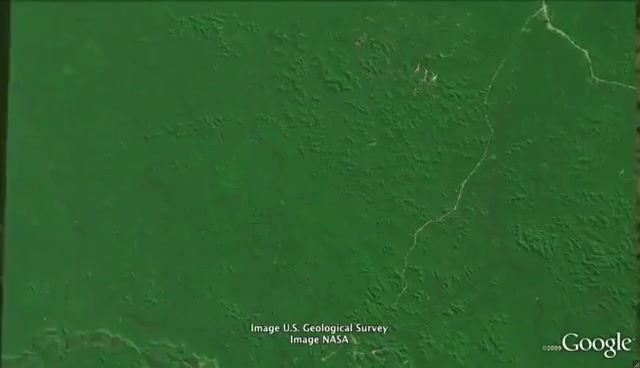
#> input picture Datasets/Deforestation/Large_Dataset/Unlabeled/Deforestation_0021.jpg, 640 x 368 px, given as the content of the folder s/FYPJune2023/datasets/deforestationLargeDataset/Unlabeled/1, which was not available
$ python main.py   (older library calls are emulated)
#> lines starting #> are read from the running program, lines starting #| are printed output that depends on the picture; after the words box and inside, x2 and y2 are one past the last pixel; in counts of white or black regions, pixels touching at a corner belong together; long printed decimals are rounded; pictures that were not available may be replaced by others from this repository, and a replacement may not be noted
import cv2
import numpy as np
import pandas as pd
import glob
from skimage.filters import roberts, sobel, scharr, prewitt
from matplotlib import pyplot as plt
from skimage.feature import graycomatrix, graycoprops
import time

df = pd.DataFrame()
df_Features = pd.DataFrame()

def readImagesFromFolder():
    dataset = []
    directoryPath = "C:/Users/user/PycharmProjects/FYPJune2023/datasets/"
    global datasetTypeOptionNumber
    datasetTypeOptionNumber = int(input("Enter 1 for Deforestation | 2 for Flood | 3 for Volcano: "))
#> the answer given: 1
    global datasetBatchNumber
    datasetBatchNumber = int(input("Enter 1 for 1st batch | 2 for 2nd batch | 3 for 3rd batch | 4 for 4th batch | 5 for 5th batch | 6 for test: "))
#> the answer given: 1

    if datasetTypeOptionNumber == 1:
        datasetType = "deforestationLargeDataset"
    elif datasetTypeOptionNumber == 2:
        datasetType = "floodLargeDataset"
    elif datasetTypeOptionNumber == 3:
        datasetType = "volcanoLargeDataset"
    else:
        print("Invalid Input")
        exit()

    print("The dataset batch number", str(datasetBatchNumber))
    print("The dataset batch number type", type(str(datasetBatchNumber)))
    filenames = glob.glob(directoryPath + datasetType + "/Unlabeled/" + str(datasetBatchNumber) + "/*.jpg")
    filenames.sort()
    print("filenames", filenames)
    for img in filenames:
        n = cv2.imread(img, 0)
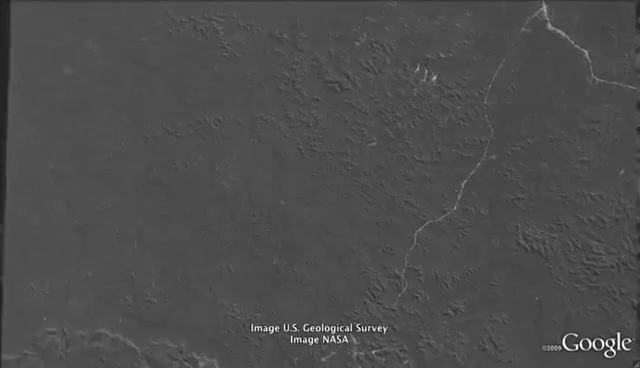
#> n: shape (368, 640); min 12, max 255, mean 76.5
        if n is not None:
            dataset.append(n)
    print("The length of the image dataset: ", len(dataset))
#| The length of the image dataset:  1
    return dataset

def normalize(image):
  normalizedImg = cv2.normalize(image, None, alpha = 0, beta = 255, norm_type = cv2.NORM_MINMAX)
  return normalizedImg

def calcHistogram(image):
    hist, edges, patches = plt.hist(image.ravel(), 256, [0, 256])
    return hist

def gaussianBlur(image):
    gaussian = cv2.GaussianBlur(image,(5,5),0)
    return gaussian

def findAverage(list):
    avg = sum(list)/len(list)
    return avg

#**********************************************************************************************************************
#Extracting features
G = 256 #NUmber of gray levels in an image

#Statistical features
def calc_Probability_Density(hist_i_value, size):
    return (hist_i_value/size)

def stat_Mean(i, prob_density):
    mean = (i * (prob_density))
    return mean

def stat_Features_Set1(i, mean, prob_density):
    avg_contrast = pow((i - mean), 2) * prob_density
    skewness_component = pow((i - mean), 3) * prob_density
    kurtosis_component = (pow((i - mean), 4) * prob_density) - 3
    energy = pow(prob_density, 2)
    return avg_contrast, skewness_component, kurtosis_component, energy

def calc_Stat_Features(img):
    stat_mean = 0
    stat_avg_contrast =0
    skewness_component=0
    kurtosis_component=0
    hist = calcHistogram(img)
    size = img.size
    for i in range(G):
        p_d = calc_Probability_Density(hist[i], size)
        stat_mean += stat_Mean(i, p_d)
    for i in range(G):
        p_d = calc_Probability_Density(hist[i], size)
        p1, p2, p3, p4 = stat_Features_Set1(i, stat_mean, p_d)
        stat_avg_contrast += p1  # variance^2 (avg_contrast)
        skewness_component += p2 #skewness_component
        kurtosis_component += p3 #kurtosis_component
    skewness = pow(stat_avg_contrast,(-3/2)) * skewness_component
    kurtosis = pow(stat_avg_contrast,(-4/2)) * kurtosis_component
    return stat_mean, stat_avg_contrast, skewness, kurtosis

def gaborFilter(img):
    num = 1
    fimg_list = []
    for theta in range(3):  # 0, 45, 90
        theta = theta / 4 * np.pi  # theta 0, 1/4, 1/2
        for theta_i in (theta - 10, theta - 5, theta):
            for sigma in (3, 5):
                for lamda in np.arange(np.pi / 2, np.pi, np.pi / 4):
                    for gamma in (0.05, 0.5):
                        gabor_label = 'Gabor' + str(num)
                        kernel = cv2.getGaborKernel((5, 5), sigma, theta_i, lamda, gamma, 0,
                                                    ktype=cv2.CV_32F)
                        fimg = cv2.filter2D(img, cv2.CV_8UC3, kernel)
                        filtered_img = fimg.reshape(-1)
                        df[gabor_label] = filtered_img
                        fimg_list.append(fimg)
                        num += 1
    return fimg_list

def cannyEdge(img):
    edges = cv2.Canny(img, 100, 200)
    edges2 = edges.reshape(-1)
    df['Canny edges'] = edges2
    return edges2

def edge_roberts(img):
    edge_robert = roberts(img)
    edge_robert2 = edge_robert.reshape(-1)
    df['Roberts'] = edge_robert2
    return edge_robert2

def edge_sobel(img):
    edge_sobel1 = sobel(img)
    edge_sobel2 = edge_sobel1.reshape(-1)
    df['Sobel'] = edge_sobel2
    return edge_sobel2

def edge_scharr(img):
    edge_scharr1 = scharr(img)
    edge_scharr2 = edge_scharr1.reshape(-1)
    df['Scharr'] = edge_scharr2
    return edge_scharr2

def edge_prewitt(img):
    edge_prewitt1 = prewitt(img)
    edge_prewitt2 = edge_prewitt1.reshape(-1)
    df['Prewitt'] = edge_prewitt2
    return edge_prewitt2

def glcmFeatures(img):
    glcm = graycomatrix(img, distances=[5], angles=[0], levels=256, symmetric=True, normed=True)
    diss_sim = (graycoprops(glcm, 'dissimilarity')[0, 0])
    corr = (graycoprops(glcm, 'correlation')[0, 0])
    homogen = (graycoprops(glcm, 'homogeneity')[0, 0])
    energy = (graycoprops(glcm, 'energy')[0, 0])
    contrast = (graycoprops(glcm, 'contrast')[0, 0])
    return diss_sim, corr, homogen, energy, contrast

if __name__ == '__main__':

    images = readImagesFromFolder()
#> images = 1 item
    contrast_stretched_image_list = []
    num_CS = 0
    Canny_Edges_list = []
    Edge_Roberts_List = []
    Edge_Sobel_List = []
    Edge_Scharr_List = []
    Edge_Prewitt_List = []
    Gaussian_img1_List = []
    Gaussian_img3_List = []
    Variance_list = []
    Stat_Mean_List = []
    Stat_Avg_Contrast_List = []
    Stat_Skewness_List = []
    Stat_Kurtosis_List = []
    Stat_Entropy_List = []
    Gabor_Individual_List = []
    GLCM_diss_sim_List = []
    GLCM_corr_List = []
    GLCM_homogen_List = []
    GLCM_energy_List = []
    GLCM_contrast_List = []

    if datasetTypeOptionNumber == 1:
        crop_y = images[0].shape[0] - 40
#> crop_y = 328
        crop_x = images[0].shape[1]
#> crop_x = 640
        check_crop = 0
    elif datasetTypeOptionNumber == 2:
        crop_y = images[0].shape[0] - 30
        crop_x = images[0].shape[1]
    elif datasetTypeOptionNumber == 3:
        crop_y = 25
        crop_x = images[0].shape[1]

    startTime_1 = time.time()
    for img in images:

        print("length of images list, ", len(images))

        if datasetTypeOptionNumber == 1:
            cropped_image = img[0:crop_y, 0:crop_x]
        elif datasetTypeOptionNumber == 2:
            cropped_image = img[0:crop_y, 0:crop_x]
        elif datasetTypeOptionNumber == 3:
            cropped_image = img[crop_y:images[0].shape[0], 0:crop_x]
        CS_img = normalize(cropped_image)
        contrast_stretched_image_list.append(CS_img)

        gaussian_img = gaussianBlur(CS_img)

        canny_edges2 = cannyEdge(gaussian_img)
        avg_canny_edges2 = findAverage(canny_edges2)
        Canny_Edges_list.append(avg_canny_edges2)

        edge_robert2 = edge_roberts(gaussian_img)
        avg_edge_roberts2 = findAverage(edge_robert2)
        Edge_Roberts_List.append(avg_edge_roberts2)

        edge_sobel2 = edge_sobel(gaussian_img)
        avg_edge_sobel2 = findAverage(edge_sobel2)
        Edge_Sobel_List.append(avg_edge_sobel2)

        edge_scharr2 = edge_scharr(gaussian_img)
        avg_edge_scharr2 = findAverage(edge_scharr2)
        Edge_Scharr_List.append(avg_edge_scharr2)

        edge_prewitt2 = edge_prewitt(gaussian_img)
        avg_edge_prewitt2 = findAverage(edge_prewitt2)
        Edge_Prewitt_List.append(avg_edge_prewitt2)

        gabor_images = gaborFilter(gaussian_img)
        total_gabor_image_values = []
        for img in gabor_images:
            g = img.reshape(-1)
            avg_g = findAverage(g)
            total_gabor_image_values.append(avg_g)
        Gabor_Individual_List.append(total_gabor_image_values)

        stat_mean, stat_avg_contrast, skewness, kurtosis = calc_Stat_Features(gaussian_img)
        Stat_Mean_List.append(stat_mean)
        Stat_Avg_Contrast_List.append(stat_avg_contrast)
        Stat_Skewness_List.append(skewness)
        Stat_Kurtosis_List.append(kurtosis)

        diss_sim, corr, homogen, energy, contrast = glcmFeatures(gaussian_img)
        GLCM_diss_sim_List.append(diss_sim)
        GLCM_corr_List.append(corr)
        GLCM_homogen_List.append(homogen)
        GLCM_energy_List.append(energy)
        GLCM_contrast_List.append(contrast)

        print(num_CS)
        num_CS = num_CS + 1
#> this loop made 1 pass
#> (avg_canny_edges2, avg_edge_roberts2, avg_edge_sobel2, avg_edge_scharr2, avg_edge_prewitt2, stat_mean) on pass 1: (0.496, 0.00515, 0.00659, 0.00666, 0.00651, 0)
#| length of images list,  1
#| 0
#> pass 1, `cropped_image = img[0:crop_y, 0:crop_x]`:
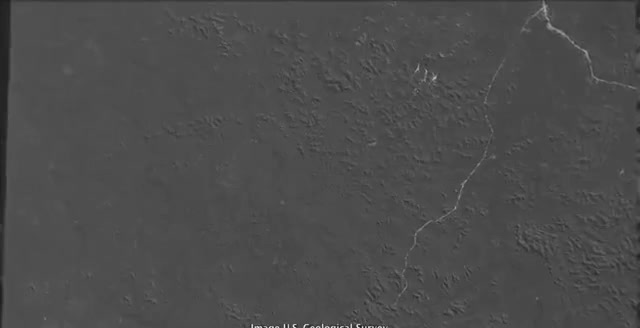
#> cropped_image: shape (328, 640); min 18, max 234, mean 76.1
#> pass 1, in cannyEdge, `edges = cv2.Canny(img, 100, 200)`:
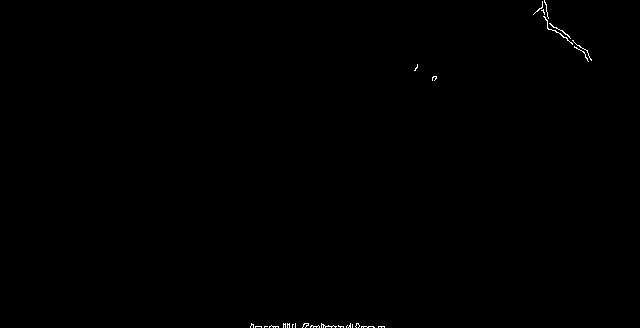
#> edges: shape (328, 640); 0.19% white in thin lines or dots, all inside (x1, y1, x2, y2) = (250, 0, 592, 328)

    executionTime_1 = (time.time() - startTime_1)
    print("Time taken to complete pre-processing and feature extraction of ", len(images), " images = ", executionTime_1, " seconds")
#| Time taken to complete pre-processing and feature extraction of  1  images =  3.380  seconds

    Gabor_Total_Dict = {}
    for i in range(len(Gabor_Individual_List[0])):
        Gabor_Total_Dict['GB'+str(i)]=[]
#> this loop made 72 passes


    for i in Gabor_Individual_List:
        image_values = i
        num = 0
        for j in image_values:
            label = 'GB'+str(num)
            val = Gabor_Total_Dict[label]
            val.append(j)
            Gabor_Total_Dict[label] = val
            num += 1
#> this loop made 1 pass

    print("Length of the Gabor dictionary", len(Gabor_Total_Dict))
#| Length of the Gabor dictionary 72
    Gray_Images_List = []
    for i in range(len(images)):
        Gray_Images_List.append(i+1)

    df_Features['Gray Level Images'] = Gray_Images_List
    df_Features['CannyEdge'] = Canny_Edges_list
    df_Features['EdgeRoberts'] = Edge_Roberts_List
    df_Features['EdgeSobel'] = Edge_Sobel_List
    df_Features['EdgeScharr'] = Edge_Scharr_List
    df_Features['EdgePrewitt'] = Edge_Prewitt_List
    df_Features['StatMean'] = Stat_Mean_List
    df_Features['StatAvgContrast'] = Stat_Avg_Contrast_List
    df_Features['StatSkewness'] = Stat_Skewness_List
    df_Features['StatKurtosis'] = Stat_Kurtosis_List

    Gabor_num = 0
    for i in range(len(Gabor_Total_Dict)):
        label = 'GB' + str(Gabor_num)
        val = Gabor_Total_Dict[label]
        df_Features[label] = val
        Gabor_num += 1

    df_Features['GLCM_Diss_similarity'] = GLCM_diss_sim_List
    df_Features['GLCM_Correlation'] = GLCM_corr_List
    df_Features['GLCM_Homogeneity'] = GLCM_homogen_List
    df_Features['GLCM_Energy'] = GLCM_energy_List
    df_Features['GLCM_Contrast'] = GLCM_contrast_List

    if datasetTypeOptionNumber == 1:
        datasetType = "deforestationLargeDataset"
    elif datasetTypeOptionNumber == 2:
        datasetType = "floodLargeDataset"
    elif datasetTypeOptionNumber == 3:
        datasetType = "volcanoLargeDataset"

#> (the run stopped early here; a loop or call above may not have finished)
